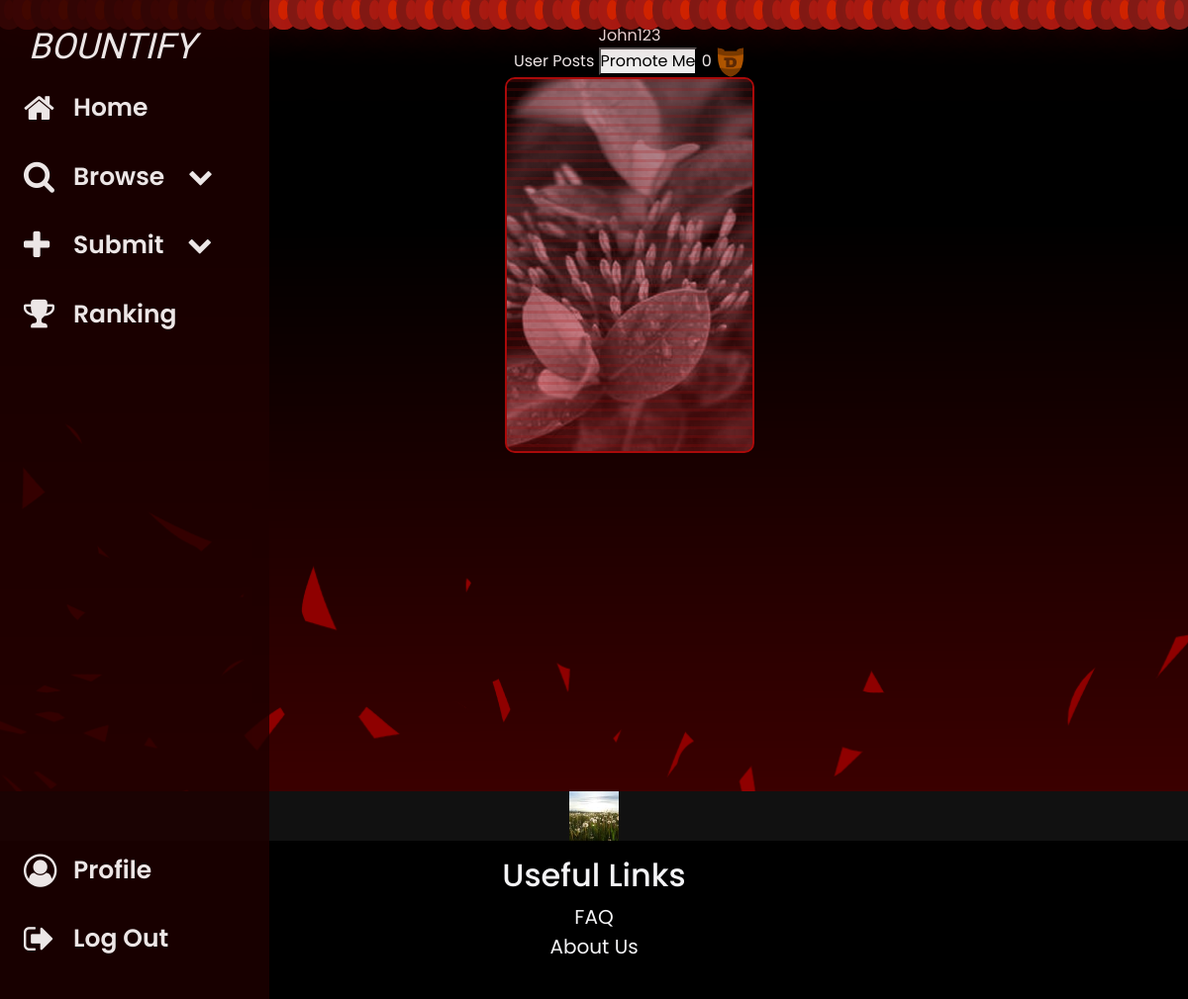
Page /view-other-userpf/4 (signed in) on the committed database.
### app/models.py (models this page shows)
class User(db.Model, UserMixin):
    uid = db.Column(db.Integer, primary_key=True) #turn back to ID if it doesnt work and make sure to change foreign key parameters below back to 'id' as well if required
    email = db.Column(db.String(150), unique=True)
    password = db.Column(db.String(150))
    username = db.Column(db.String(150))
    name = db.Column(db.String(150))
    avatar = db.Column(db.String(150), default = "pfp.png")
    bio = db.Column(db.String(150), default="Nothing here yet!")
    rank = db.Column(db.String(150), default = "D")
    isHunter = db.Column(db.Boolean, default=False)
    promote = db.Column(db.Integer, default=0)
    def get_id(self):
        return str(self.uid)  # Ensure it returns a string, as expected by Flask-Login

class Sell(db.Model):
    sid = db.Column(db.Integer, primary_key=True)
    uid = db.Column(db.Integer, db.ForeignKey('user.uid')) #who is selling the item
    user = db.relationship('User', backref='sell')
    price = db.Column(db.Integer)
    title = db.Column(db.String(100))
    img = db.Column(db.String(100), nullable=False)
    desc = db.Column(db.String(1000))
    sold = db.Column(db.String(100), default="Unsold") #changes to user logged in who bought it
    timestamp = db.Column(db.DateTime(timezone=True), default=func.now())
    flag = db.Column(db.String(100))
    com_num = db.Column(db.Integer, default = 0)

### app/routes.py (the view)
@routes.route('/view-other-userpf/<int:user_id>', methods=['GET', 'POST'])
def view_userpf(user_id):
    userinfo = User.query.get_or_404(user_id)
    posts = Post.query.filter_by(uid=user_id, claimed=False).all()
    not_sold = Sell.query.filter_by(uid=user_id, sold="Unsold").all()
    posts += not_sold  # Combine posts and not_sold
    lip = [like.pid for like in Likes.query.filter_by(uid=current_user.get_id(), liked=True).all()]
    dip = [like.pid for like in Likes.query.filter_by(uid=current_user.get_id(), disliked=True).all()]
    promoted_by_current_user = Promote.query.filter_by(promoted_by=current_user.get_id(), promoted=True, promoting_this_guy=user_id).first()
    return render_template('view-other-userpf.html', user=current_user, userinfo=userinfo, posts=posts, promoted_by_current_user=promoted_by_current_user, lip=lip, dip=dip)

### app/__init__.py (called while the page is built)
def create_app(config_class=Config):
    app = Flask(__name__)
    app.config.from_object(config_class)
    app.config['SECRET_KEY'] = os.environ.get('FLASK_SECRET_KEY', 'default_secret_key')
    app.config['SQLALCHEMY_DATABASE_URI'] = f'sqlite:///{DB_NAME}'
    app.config['POST_FOLDER'] = 'static/posts'
    db.init_app(app)
    migrate.init_app(app, db)  # Initialize Flask-Migrate with the app and db
    from .routes import routes
    from .auth import auth
    from .models import User, Post, Comments, Likes, Sell, Promote
    with app.app_context():
        db.create_all()
    app.register_blueprint(routes, url_prefix='/')
    app.register_blueprint(auth, url_prefix='/')
    login_manager = LoginManager()
    login_manager.login_view = 'auth.login'
    login_manager.init_app(app)
    @login_manager.user_loader
    def load_user(id):
        return User.query.get(int(id))
    return app

### app/templates/view-other-userpf.html (shortened to what this page needs)
{% extends "base.html" %}
{% block content %}
<div class="intro-section">
    <div class="forum-section">
        <div class="post-container text-center">
            <div class="row justify-content-center">
                <div class="username">
                    {{ userinfo.username }}
                </div>
            </div>
            <div class="user-posts text-center">
                User Posts
                {% if not promoted_by_current_user %}
                <button id="updateButton" class="updateButton" onclick="toggleUpdate(this, {{ userinfo.uid }})">Promote Me</button>
                {% else %}
                <button id="updateButton" class="updateButton" onclick="toggleUpdate(this, {{ userinfo.uid }})">Promoted</button>
                {% endif %}
                <span id="promotionCount">{{ userinfo.promote }}</span>
                <img src="../static/images/ranks/{{ userinfo.rank }}.png" class="rank-img" height="30" width="30" />
            </div>
            <div class="row justify-content-center">
                {% for post in posts %}
                <div class="col-lg-3 col-md-4 col-sm-6">
                    <div class="postbubble">
                        {% if post.flag == "Discussion" or post.flag == "Bounty" %}
                        <img src="{{ url_for('static', filename='images/posts/' + post.img) }}" alt="Post Image" />
                        {% elif post.flag == "Listing" %}
                        <img src="{{ url_for('static', filename='images/sellpics/' + post.img) }}" alt="Post Image" />
                        {% endif %}
                        <div class="screen-overlay overlay-animation">
                        </div>
                    </div>
                </div>
                {% endfor %}
            </div>
        </div>
    </div>
</div>
<div class="text-center">
    <div class="profile-picture">
        <img src="{{ url_for('static', filename='images/profilepics/' + userinfo.avatar) }}" width="50" height="50" alt="User Profile Picture">
    </div>
</div>
{% endblock %}

### app/static/css/main-style.css (style rules this page uses)
* { box-sizing: border-box; margin: 0; padding: 0; }
:root { --primary-color: #f5433a; --variant-color: #ffcc40; --light-color: #f4f4f6; --dark-color: #111; --bg-col: rgb(71, 0, 0); --mouse-x: 0; --mouse-y: 0; }
body { font-family: "Poppins", sans-serif; font-size: 16px; line-height: 1.5; background-color: #111; cursor: url("../images/lightsaber.png"), auto; }
.screen-overlay { position: absolute; height: 100%; width: 100%; top: 0; left: 0; background: linear-gradient( rgba(170, 10, 10, 0.2), rgba(170, 10, 10, 0.2) 3px, transparent 3px, transparent 9px ); background-size: 100% 9px; }
.overlay-animation { animation: pan-overlay 22s infinite linear; }
.postbubble > img { position: absolute; height: 100%; width: 100%; top: 0; left: 0; object-fit: cover; filter: sepia(100%) hue-rotate(300deg); opacity: 0.6; }
.intro-section { width: 100%; min-height: 100vh; overflow-x: hidden; background-image: url("../images/bg.png"); background-size: cover; background-attachment: fixed; background-repeat: no-repeat; color: #ece6e6; }
.forum-section { width: 100%; margin-top: 2%; }
.post-container { width: 90%; margin-left: 6rem; }
.postbubble { position: relative; height: 380px; border: 2px solid rgba(170, 10, 10); border-radius: 10px; padding: 15px; margin-bottom: 20px; background: linear-gradient( rgba(35, 5, 5, 1), rgba(70, 10, 10, 1), rgba(150, 10, 10) ); overflow: hidden; }

### rows in the picture
User: username "John123", promote "0", avatar (picture)
Sell: img (picture)
